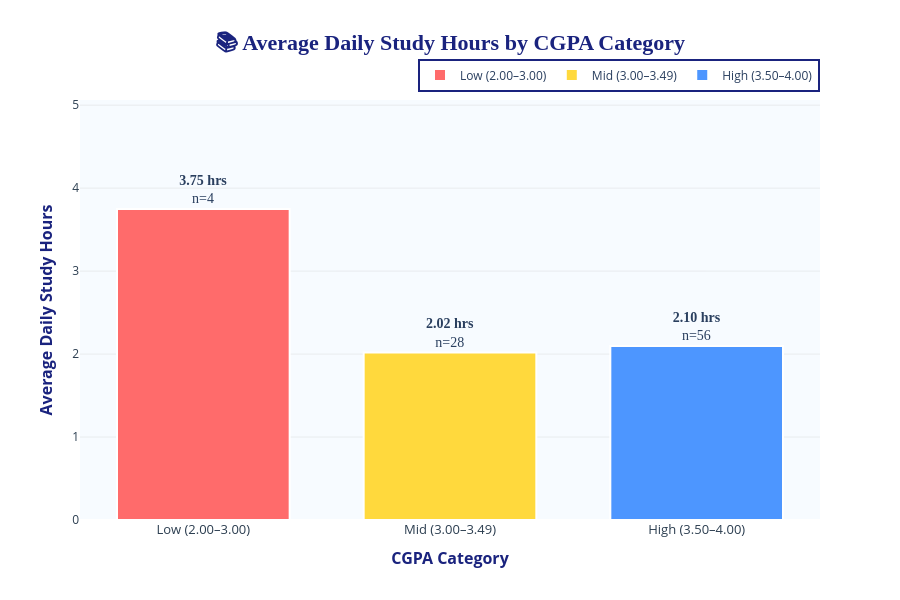

Notebook code for this chart:
### Code cell
# ═══════════════════════════════════════════════════════════════
# VISUALISATION 1: Bar Chart
# Average Daily Study Hours by CGPA Category
# ═══════════════════════════════════════════════════════════════

avg_hours = df.groupby('cgpa_label')['study_hours_daily'].mean().reindex(CGPA_ORDER)
counts    = df['cgpa_label'].value_counts().reindex(CGPA_ORDER)

fig = go.Figure()

for cat, val, n in zip(CGPA_ORDER, avg_hours, counts):
    fig.add_trace(go.Bar(
        x=[cat],
        y=[val],
        marker=dict(color=CGPA_COLORS[cat], line=dict(color='white', width=2)),
        text=[f'<b>{val:.2f} hrs</b><br>n={n}'],
        textposition='outside',
        textfont=dict(size=14, family='Arial Black'),
        hovertemplate=(
            '<b>%{x}</b><br>'
            f'Avg Study Hours: {val:.2f} hrs<br>'
            f'Students: {n}<br>'
            '<extra></extra>'
        ),
        name=cat,
        showlegend=True
    ))

fig.update_layout(
    title=dict(
        text='<b>📚 Average Daily Study Hours by CGPA Category</b>',
        x=0.5, xanchor='center',
        font=dict(size=22, color='#1A237E', family='Arial Black')
    ),
    xaxis=dict(
        title=dict(text='<b>CGPA Category</b>', font=dict(size=16, color='#1A237E')),
        showgrid=False,
        tickfont=dict(size=13, color='#2C3E50')
    ),
    yaxis=dict(
        title=dict(text='<b>Average Daily Study Hours</b>', font=dict(size=16, color='#1A237E')),
        showgrid=True, gridcolor='rgba(200,200,200,0.3)',
        tickfont=dict(size=12, color='#2C3E50'),
        range=[0, (avg_hours.max() if avg_hours.notna().any() else 1) * 1.35]
    ),
    plot_bgcolor='rgba(240,248,255,0.5)',
    paper_bgcolor='white',
    hovermode='x unified',
    hoverlabel=dict(bgcolor='white', font_size=13, font_family='Arial'),
    legend=dict(
        orientation='h', yanchor='bottom', y=1.02,
        xanchor='right', x=1,
        bgcolor='rgba(255,255,255,0.8)',
        bordercolor='#1A237E', borderwidth=2
    ),
    height=600,
    bargap=0.3
)

fig.show()

### Figure 1 — Plotly figure (JSON) as saved in the notebook; plotly's stock layout.template omitted (floating-point values rounded to 4 significant figures)
{"data": [{"hovertemplate": "<b>%{x}</b><br>Avg Study Hours: 3.75 hrs<br>Students: 4<br><extra></extra>", "marker": {"color": "#FF6B6B", "line": {"color": "white", "width": 2}}, "name": "Low (2.00–3.00)", "showlegend": true, "text": ["<b>3.75 hrs</b><br>n=4"], "textfont": {"family": "Arial Black", "size": 14}, "textposition": "outside", "type": "bar", "x": ["Low (2.00–3.00)"], "y": [3.75]}, {"hovertemplate": "<b>%{x}</b><br>Avg Study Hours: 2.02 hrs<br>Students: 28<br><extra></extra>", "marker": {"color": "#FFD93D", "line": {"color": "white", "width": 2}}, "name": "Mid (3.00–3.49)", "showlegend": true, "text": ["<b>2.02 hrs</b><br>n=28"], "textfont": {"family": "Arial Black", "size": 14}, "textposition": "outside", "type": "bar", "x": ["Mid (3.00–3.49)"], "y": [2.018]}, {"hovertemplate": "<b>%{x}</b><br>Avg Study Hours: 2.10 hrs<br>Students: 56<br><extra></extra>", "marker": {"color": "#4D96FF", "line": {"color": "white", "width": 2}}, "name": "High (3.50–4.00)", "showlegend": true, "text": ["<b>2.10 hrs</b><br>n=56"], "textfont": {"family": "Arial Black", "size": 14}, "textposition": "outside", "type": "bar", "x": ["High (3.50–4.00)"], "y": [2.098]}], "layout": {"bargap": 0.3, "height": 600, "hoverlabel": {"bgcolor": "white", "font": {"family": "Arial", "size": 13}}, "hovermode": "x unified", "legend": {"bgcolor": "rgba(255,255,255,0.8)", "bordercolor": "#1A237E", "borderwidth": 2, "orientation": "h", "x": 1, "xanchor": "right", "y": 1.02, "yanchor": "bottom"}, "paper_bgcolor": "white", "plot_bgcolor": "rgba(240,248,255,0.5)", "title": {"font": {"color": "#1A237E", "family": "Arial Black", "size": 22}, "text": "<b>📚 Average Daily Study Hours by CGPA Category</b>", "x": 0.5, "xanchor": "center"}, "xaxis": {"showgrid": false, "tickfont": {"color": "#2C3E50", "size": 13}, "title": {"font": {"color": "#1A237E", "size": 16}, "text": "<b>CGPA Category</b>"}}, "yaxis": {"gridcolor": "rgba(200,200,200,0.3)", "range": [0, 5.062], "showgrid": true, "tickfont": {"color": "#2C3E50", "size": 12}, "title": {"font": {"color": "#1A237E", "size": 16}, "text": "<b>Average Daily Study Hours</b>"}}}}
